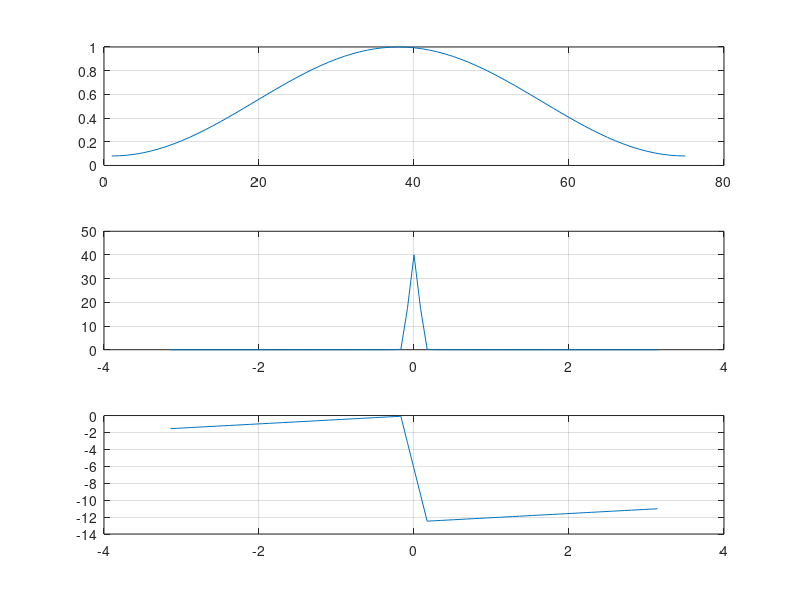

Write MATLAB code to recreate this figure.
clear
clc

p=hamming(75);
l=length(p);
w=linspace(-pi,pi,l);
P=fftshift(fft(p));

figure(1)
clf

subplot(311)
plot([1:l],p);
grid

subplot(312)
plot(w,abs(P));
grid

subplot(313)
plot(w,unwrap(angle(P)));
grid

return
